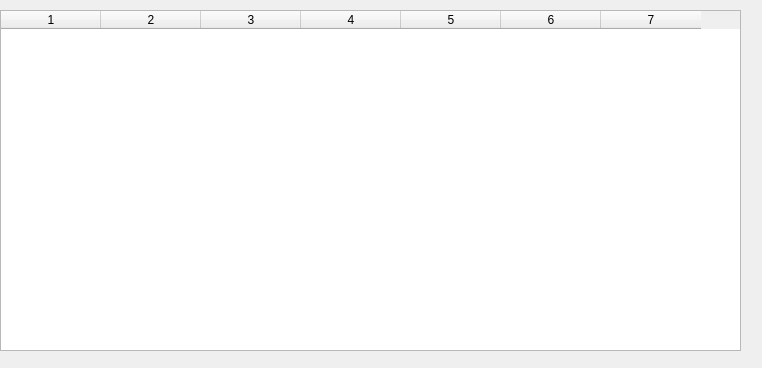
<?xml version="1.0" encoding="UTF-8"?>
<ui version="4.0">
 <class>Form</class>
 <widget class="QWidget" name="Form">
  <property name="geometry">
   <rect>
    <x>0</x>
    <y>0</y>
    <width>762</width>
    <height>368</height>
   </rect>
  </property>
  <property name="windowTitle">
   <string>Form</string>
  </property>
  <widget class="QTableWidget" name="tableWidget">
   <property name="geometry">
    <rect>
     <x>0</x>
     <y>10</y>
     <width>741</width>
     <height>341</height>
    </rect>
   </property>
   <property name="columnCount">
    <number>7</number>
   </property>
   <column/>
   <column/>
   <column/>
   <column/>
   <column/>
   <column/>
   <column/>
  </widget>
 </widget>
 <resources/>
 <connections/>
</ui>
